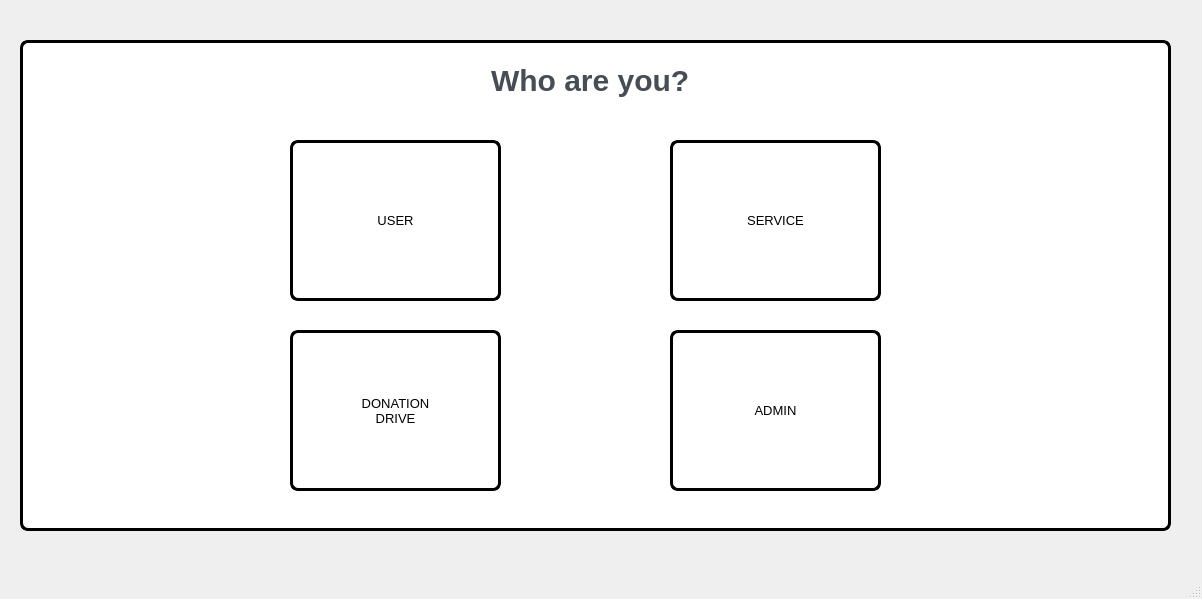
<?xml version="1.0" encoding="UTF-8"?>
<ui version="4.0">
 <class>MainWindow</class>
 <widget class="QMainWindow" name="MainWindow">
  <property name="geometry">
   <rect>
    <x>0</x>
    <y>0</y>
    <width>1202</width>
    <height>599</height>
   </rect>
  </property>
  <property name="windowTitle">
   <string>🔒Login Page</string>
  </property>
  <property name="styleSheet">
   <string notr="true">QMainWindow {
	image: url(:/stuff/money.png);
	border-image: url(:/stuff/bg_v2.png);
}
QLabel {
  color: #464d55;
  font-weight: 600;
}
QLabel#heading {
  color: #0f1925;
  font-size: 18px;
  margin-bottom: 10px;
}

QLabel#subheading {
  color: #0f1925;
  font-size: 12px;
  font-weight: normal;
  margin-bottom: 10px;
}
QLineEdit {
  background: transparent;
  color: rgb(86, 86, 86);
  border-bottom: 1px solid rgb(86, 86, 86);
}


QPushButton:hover,
QPushButton:focus {
  background-color: #8360aa;
  border: 3px solid #8360aa;
}
</string>
  </property>
  <widget class="QWidget" name="centralwidget">
   <widget class="QFrame" name="frame">
    <property name="geometry">
     <rect>
      <x>20</x>
      <y>40</y>
      <width>1151</width>
      <height>491</height>
     </rect>
    </property>
    <property name="styleSheet">
     <string notr="true">background-color: rgb(255, 255, 255);
border-radius: 8px;
border: 3px solid #000000;</string>
    </property>
    <property name="frameShape">
     <enum>QFrame::StyledPanel</enum>
    </property>
    <property name="frameShadow">
     <enum>QFrame::Raised</enum>
    </property>
    <widget class="QLabel" name="label_13">
     <property name="geometry">
      <rect>
       <x>460</x>
       <y>20</y>
       <width>231</width>
       <height>41</height>
      </rect>
     </property>
     <property name="styleSheet">
      <string notr="true">border: 3px solid #fff;
  font-size: 30px;</string>
     </property>
     <property name="text">
      <string>Who are you?</string>
     </property>
    </widget>
    <widget class="QPushButton" name="userButton">
     <property name="geometry">
      <rect>
       <x>270</x>
       <y>100</y>
       <width>211</width>
       <height>161</height>
      </rect>
     </property>
     <property name="font">
      <font>
       <pointsize>10</pointsize>
       <stylestrategy>PreferAntialias</stylestrategy>
       <kerning>true</kerning>
      </font>
     </property>
     <property name="layoutDirection">
      <enum>Qt::LeftToRight</enum>
     </property>
     <property name="text">
      <string>USER</string>
     </property>
     <property name="icon">
      <iconset>
       <disabledon>user.png</disabledon>
      </iconset>
     </property>
     <property name="iconSize">
      <size>
       <width>90</width>
       <height>90</height>
      </size>
     </property>
     <property name="default">
      <bool>false</bool>
     </property>
    </widget>
    <widget class="QPushButton" name="adminbutton">
     <property name="geometry">
      <rect>
       <x>650</x>
       <y>290</y>
       <width>211</width>
       <height>161</height>
      </rect>
     </property>
     <property name="font">
      <font>
       <pointsize>10</pointsize>
       <stylestrategy>PreferAntialias</stylestrategy>
       <kerning>true</kerning>
      </font>
     </property>
     <property name="layoutDirection">
      <enum>Qt::LeftToRight</enum>
     </property>
     <property name="text">
      <string>ADMIN</string>
     </property>
     <property name="icon">
      <iconset>
       <disabledon>admin.png</disabledon>
      </iconset>
     </property>
     <property name="iconSize">
      <size>
       <width>90</width>
       <height>90</height>
      </size>
     </property>
     <property name="default">
      <bool>false</bool>
     </property>
    </widget>
    <widget class="QPushButton" name="servicebutton">
     <property name="geometry">
      <rect>
       <x>650</x>
       <y>100</y>
       <width>211</width>
       <height>161</height>
      </rect>
     </property>
     <property name="font">
      <font>
       <pointsize>10</pointsize>
       <stylestrategy>PreferAntialias</stylestrategy>
       <kerning>true</kerning>
      </font>
     </property>
     <property name="layoutDirection">
      <enum>Qt::LeftToRight</enum>
     </property>
     <property name="text">
      <string>SERVICE</string>
     </property>
     <property name="icon">
      <iconset>
       <disabledon>user.png</disabledon>
      </iconset>
     </property>
     <property name="iconSize">
      <size>
       <width>90</width>
       <height>90</height>
      </size>
     </property>
     <property name="default">
      <bool>false</bool>
     </property>
    </widget>
    <widget class="QPushButton" name="donationbutton">
     <property name="geometry">
      <rect>
       <x>270</x>
       <y>290</y>
       <width>211</width>
       <height>161</height>
      </rect>
     </property>
     <property name="font">
      <font>
       <pointsize>10</pointsize>
       <stylestrategy>PreferAntialias</stylestrategy>
       <kerning>true</kerning>
      </font>
     </property>
     <property name="layoutDirection">
      <enum>Qt::LeftToRight</enum>
     </property>
     <property name="text">
      <string>DONATION
DRIVE</string>
     </property>
     <property name="icon">
      <iconset>
       <disabledon>donation.png</disabledon>
      </iconset>
     </property>
     <property name="iconSize">
      <size>
       <width>80</width>
       <height>80</height>
      </size>
     </property>
     <property name="default">
      <bool>false</bool>
     </property>
    </widget>
   </widget>
  </widget>
  <widget class="QMenuBar" name="menubar">
   <property name="geometry">
    <rect>
     <x>0</x>
     <y>0</y>
     <width>1202</width>
     <height>26</height>
    </rect>
   </property>
  </widget>
  <widget class="QStatusBar" name="statusbar"/>
 </widget>
 <resources>
  <include location="images.qrc"/>
 </resources>
 <connections/>
</ui>
